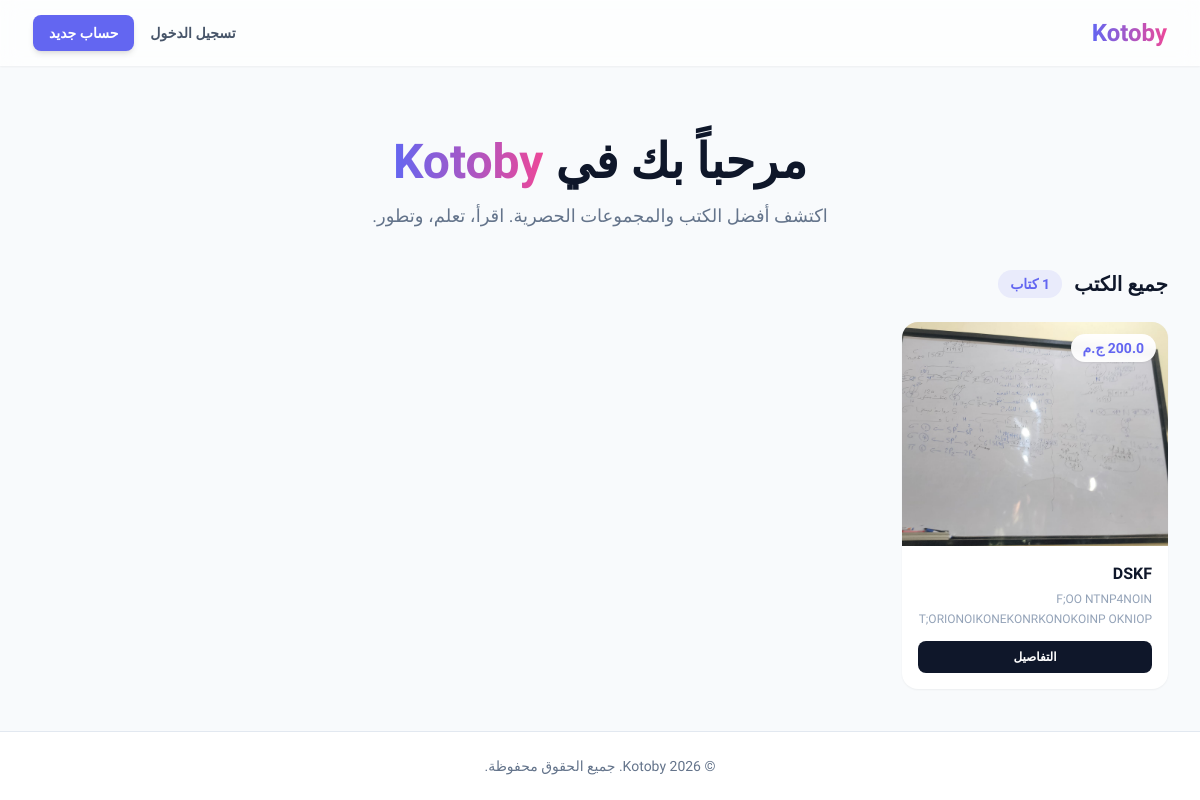
The page / on the database its author committed.
### models.py (models this page shows)
class Book(db.Model):
    id = db.Column(db.Integer, primary_key=True)
    title = db.Column(db.String(150), nullable=False)
    description = db.Column(db.Text, nullable=False)
    price = db.Column(db.Float, nullable=False)
    cover_filename = db.Column(db.String(250), nullable=False)
    book_filename = db.Column(db.String(250), nullable=False)
    purchases = db.relationship('Purchase', backref='book', lazy=True)
    requests = db.relationship('PurchaseRequest', backref='book', lazy=True)

### routes.py (the view)
@main_bp.route('/')
def index():
    books = Book.query.all()
    return render_template('index.html', books=books)

### templates/index.html (shortened to what this page needs)
{% extends "base.html" %}
{% block content %}
<div class="mb-10 text-center mt-10">
    <h1 class="text-4xl md:text-5xl font-extrabold text-dark mb-4">مرحباً بك في <span class="bg-clip-text text-transparent bg-gradient-to-r from-primary to-secondary">Kotoby</span></h1>
    <p class="text-lg text-slate-500 max-w-2xl mx-auto">اكتشف أفضل الكتب والمجموعات الحصرية. اقرأ، تعلم، وتطور.</p>
</div>
{% if books %}
<div class="flex items-center justify-between mb-6">
    <div class="flex items-center gap-3">
        <h2 class="text-xl font-bold text-dark">جميع الكتب</h2>
        <span class="bg-primary/10 text-primary text-sm font-bold px-3 py-1 rounded-full">{{ books|length }} كتاب</span>
    </div>
</div>
<div class="grid grid-cols-1 sm:grid-cols-2 md:grid-cols-3 lg:grid-cols-4 gap-6">
    {% for book in books %}
    <div class="bg-white rounded-2xl shadow-sm hover:shadow-xl transition-all duration-300 transform hover:-translate-y-1 overflow-hidden group relative flex flex-col">
        <div class="relative h-56 overflow-hidden bg-slate-100 flex-shrink-0">
            <img src="{{ url_for('static', filename='uploads/covers/' ~ book.cover_filename) }}" alt="{{ book.title }}" class="w-full h-full object-cover group-hover:scale-105 transition duration-500">
            <div class="absolute top-3 right-3 bg-white/95 backdrop-blur-sm text-primary font-extrabold text-sm px-3 py-1 rounded-full shadow-sm">
                {{ book.price }} ج.م
            </div>
        </div>
        <div class="p-4 flex flex-col flex-grow">
            <h3 class="text-base font-bold text-dark mb-1 line-clamp-1">{{ book.title }}</h3>
            <p class="text-xs text-slate-400 line-clamp-2 mb-3 flex-grow leading-relaxed">{{ book.description }}</p>
            <div class="flex items-center gap-2 mt-auto">
                <a href="{{ url_for('main.book_details', book_id=book.id) }}" class="flex-1 text-center py-2 bg-slate-900 text-white text-xs font-semibold rounded-lg hover:bg-slate-700 transition">
                    التفاصيل
                </a>
            </div>
        </div>
    </div>
    {% endfor %}
</div>
{% endif %}
{% endblock %}

### templates/base.html (style rules this page uses)
body { font-family: 'Cairo', sans-serif; background-color: #f8fafc; }

### rows shown on the page
Book: cover_filename (picture), price "200.0", title "DSKF", description "F;OO NTNP4NOIN T;ORIONOIKONEKONRKONOKOINP OKNIOP"

### other values the page prints
{{ books|length }} "1"
